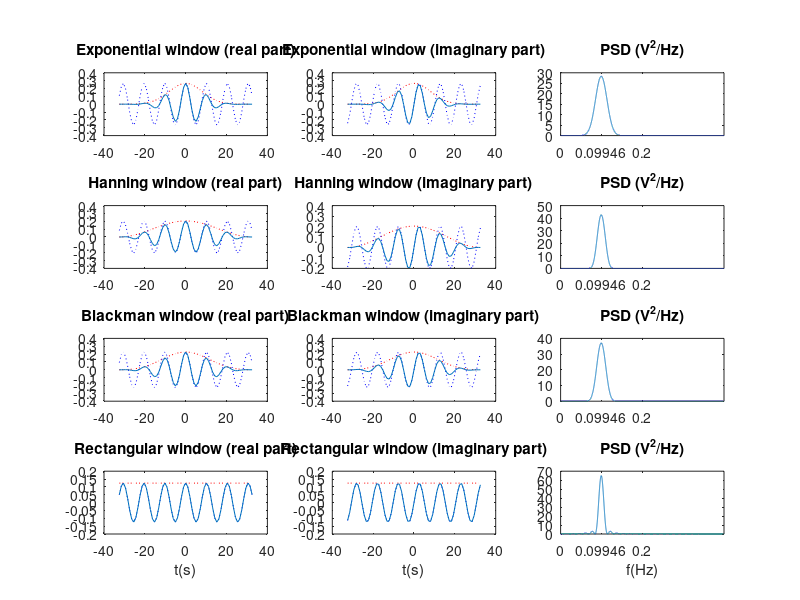

Write the MATLAB code that produced this figure.
function [psi,t] = morletwavelet(fs,f0,envelopetype,k,fignumber)

% [psi,t] = morletwavelet(fs,f0,envelopetype,k,fignumber)
%
% Generates a Morlet type wavelet:
%
% OUTPUTS:
%
% psi: complex wavelet
% t: Time vector %
%
% INPUTS:
%
% fs: sampling frequency
% f0: wavelet center frequency
% envelopetype: defines the type of envelope used
%   =1: damped exponential envelope: exp((-t.^2)/2) with time support
%        between -4 and 4
%   =2: Hanning window type envelope: (1+cos(pi/4*t))/2, with time support
%       between -4 and 4
%   =3: Blackman window with time support between -4 and 4
%   =4: Rectangular window with time support between -4 and 4
% k: Defines the number of periods of the complex oscillating signal (btween -4 and 4)
%       that is multiplied by the envelope (in the Morlet wavelet, k=20/pi, approximately 6.3662)
% fignumber: draws the wavelets generated with the 4 types of envelope
%
%  Biomedical Signal Analysis Toolbox
%  Abel Torres (abel.torres@upc.edu)

if nargin<1,fs=1;end
if nargin<2,f0=0.1;end
if nargin<3,envelopetype=1;end
if nargin<4,k=20/pi;end
if nargin<5,fignumber=1;end

N=round(k*fs/f0)+1; % Number of samples of the wavelet
t=linspace(-4,4,N); % Time support of the wavelet
%=================================================================
% Generation of the envelope function:
% type 1: Exponential (Morlet):
envelopes(1,:)=exp(-(t.^2)/2);
% type 2: Hanning window:
envelopes(2,:)=hanning(N)'; % =(1+cos(pi/4*t))/2;
% type 3: Blackman window:
envelopes(3,:)=blackman(N)';
% type 4: Rectangular window:
envelopes(4,:)=rectwin(N)';
%=================================================================
% Generation of the complex oscillatory function with k oscillation in the
% time support (in the Mortlet wavelet k=20/pi)
complexoscillation=exp(i*2*pi*(k/8)*t);

%=================================================================
% Generation of the complex wavelet
psi=envelopes(envelopetype,:).*complexoscillation;

% Energy normalization:
T=N/fs/2; % time support
c=sqrt(N/(2*T*sum(abs(psi).^2)));
psi=c*psi;

% Time vector:
t=linspace(-T,T,N);

if fignumber,
    
    figure(fignumber)
    SC=get(0,'ScreenSize');
    set(gcf,'Position',[SC(3)*0.05 SC(4)*0.05 SC(3)*0.9 SC(4)*0.8]);
    
    
    NFFT=2^15;NFFT2=NFFT/2;
    f=(0:NFFT2)/(NFFT2)*(fs/2);
    texto={'Exponential','Hanning','Blackman','Rectangular'};
    for n=1:4,
        psi_n=envelopes(n,:).*complexoscillation;
        c=sqrt(N/(2*T*sum(abs(psi_n).^2)));
        psi_n=c*psi_n;
        PSI_N=fft(psi_n,NFFT);
        PSI_N=PSI_N(1:NFFT2+1);
        aPSI_N2=abs(PSI_N).^2;
        [~,posmax]=max(aPSI_N2);
        fmax=f(posmax);
        
        subplot(4,3,1+(n-1)*3)
        plot(t,c*envelopes(n,:),'r:',t,real(c*complexoscillation),'b:',t,real(psi_n))
        title([texto{n} ' window (real part)'])
        if n==4,xlabel('t(s)'),end
        subplot(4,3,2+(n-1)*3)
        plot(t,c*envelopes(n,:),'r:',t,imag(c*complexoscillation),'b:',t,imag(psi_n))
        title([texto{n} ' window (imaginary part)'])
        if n==4,xlabel('t(s)'),end
        subplot(4,3,3+(n-1)*3)
        plot(f,aPSI_N2),set(gca,'XTick',[0 fmax min([fs/2 2*f0])],'XLim',[0 min([fs/2 4*f0])])
        title('PSD (V^2/Hz)')
        if n==4,xlabel('f(Hz)'),end
        
    end
    
end